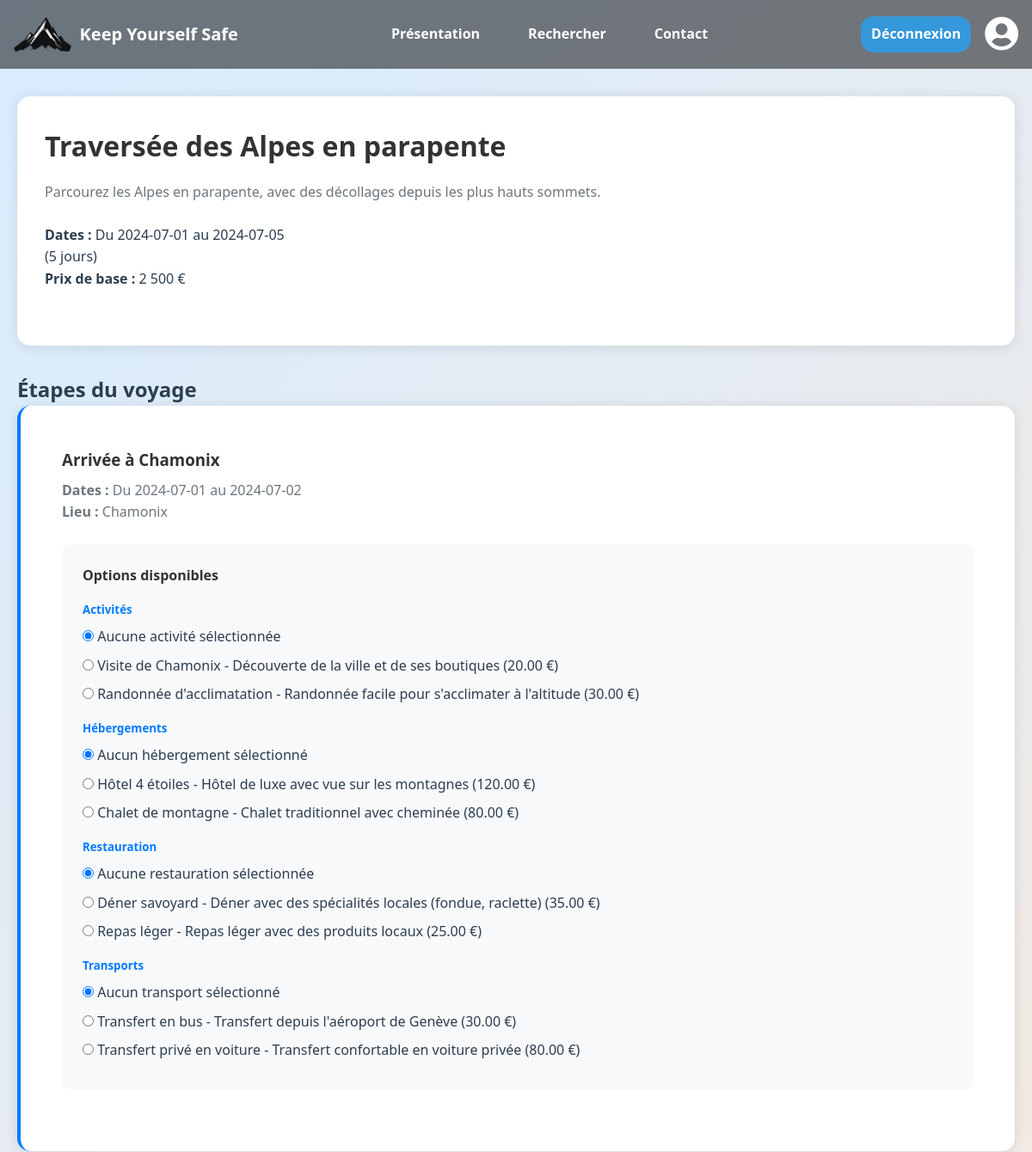
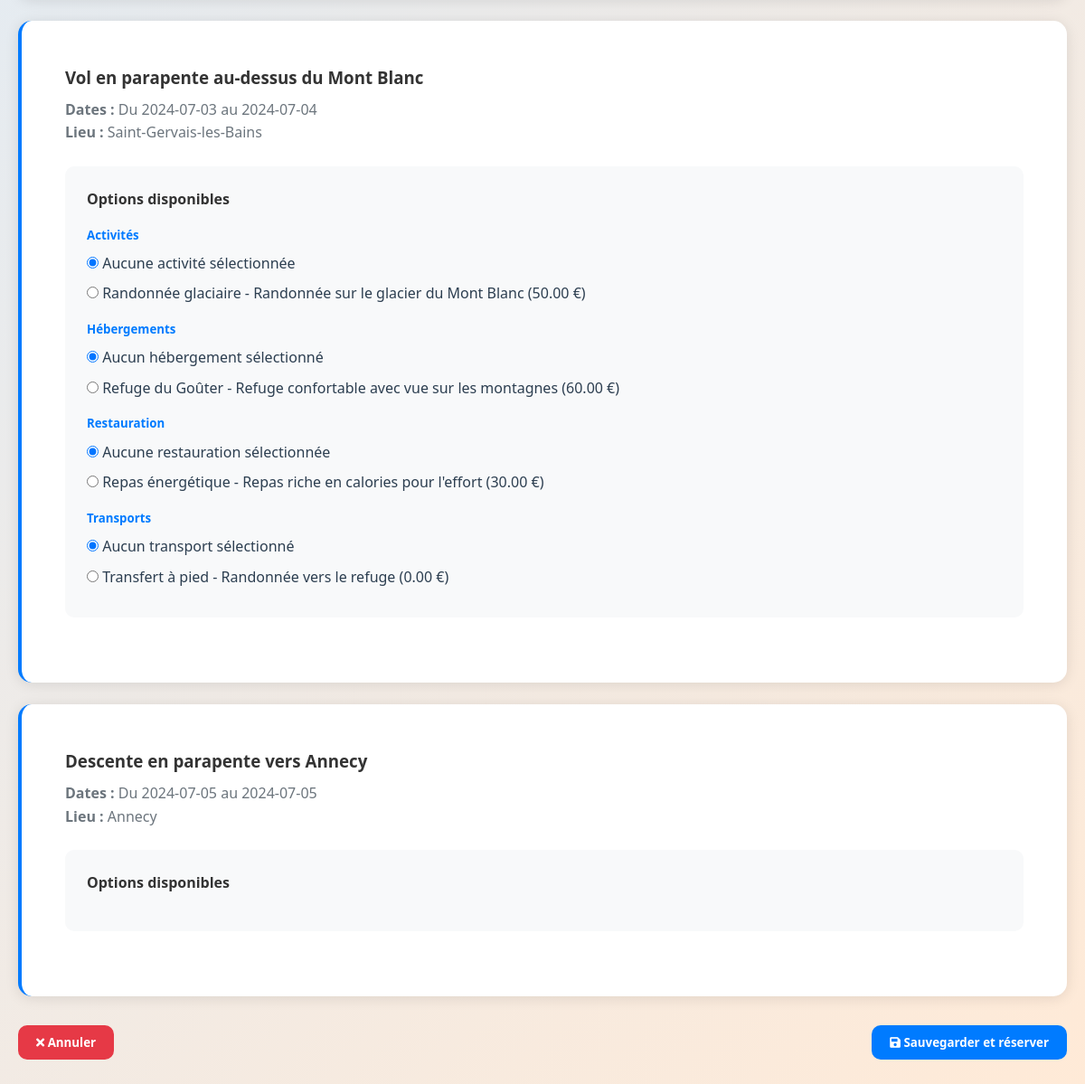
Page /details.php?id=2 (signed in) on the committed database (2 pictures, top to bottom).
### tables this page shows
CREATE TABLE `voyages` (
  `id_voyage` int(11) NOT NULL,
  `titre` varchar(255) NOT NULL,
  `description` text DEFAULT NULL,
  `note_moyenne` decimal(3,1) DEFAULT NULL,
  `nb_avis` int(11) DEFAULT NULL,
  `nb_etape` int(11) DEFAULT NULL,
  `contrat` tinyint(1) DEFAULT NULL,
  `date_debut` date DEFAULT NULL,
  `date_fin` date DEFAULT NULL,
  `duree` varchar(50) DEFAULT NULL,
  `prix_total` decimal(10,2) DEFAULT NULL,
  `statut` varchar(50) DEFAULT NULL,
  `personnes_max` int(11) DEFAULT NULL
);

CREATE TABLE `etapes` (
  `id_etape` int(11) NOT NULL,
  `id_voyage` int(11) DEFAULT NULL,
  `titre` varchar(255) DEFAULT NULL,
  `date_arrivee` date DEFAULT NULL,
  `date_depart` date DEFAULT NULL,
  `duree` varchar(50) DEFAULT NULL,
  `gps` varchar(50) DEFAULT NULL,
  `ville` varchar(100) DEFAULT NULL
);

CREATE TABLE `options_etape` (
  `id_option` int(11) NOT NULL,
  `id_etape` int(11) DEFAULT NULL,
  `type_option` enum('activite','hebergement','restauration','transport') DEFAULT NULL,
  `nom` varchar(255) DEFAULT NULL,
  `description` text DEFAULT NULL,
  `prix_par_personne` decimal(10,2) DEFAULT NULL,
  `nombre_personnes_max` int(11) DEFAULT NULL
);

### details.php (the view, shortened to what this page needs)
<?php
$db = Database::getInstance();
$pdo = $db->getConnection();
$voyageId = isset($_GET['id']) ? (int)$_GET['id'] : 0;
$stmt = $pdo->prepare("SELECT * FROM voyages WHERE id_voyage = ?");
$stmt->execute([$voyageId]);
$voyage = $stmt->fetch(PDO::FETCH_ASSOC);
$stmt = $pdo->prepare("SELECT * FROM etapes WHERE id_voyage = ?");
$stmt->execute([$voyageId]);
$etapes = $stmt->fetchAll(PDO::FETCH_ASSOC);
foreach ($etapes as &$etape) {
    $stmt = $pdo->prepare("SELECT * FROM options_etape WHERE id_etape = ?");
    $stmt->execute([$etape['id_etape']]);
    $options = $stmt->fetchAll(PDO::FETCH_ASSOC);
}
$voyage['etapes'] = $etapes;
$voyage['dates'] = [
    'debut' => $voyage['date_debut'],
    'fin'   => $voyage['date_fin'],
    'duree' => $voyage['duree']
];
?>
<!DOCTYPE html>
<html lang="fr">
<head>
    <link rel="stylesheet" type="text/css" href="style.css">
    <link rel="stylesheet" href="https://cdnjs.cloudflare.com/ajax/libs/font-awesome/5.15.4/css/all.min.css">
</head>
<body>
    <nav>
        <div class="nav-left">
            <a href="accueil.php" class="nav-brand">
                <img src="img/logo.png" alt="Logo">
                Keep Yourself Safe
            </a>
        </div>
        <ul class="nav-links">
            <li><a href="presentation.php">Présentation</a></li>
            <li><a href="recherche.php">Rechercher</a></li>
            <li><a href="mailto:contact@kys.fr">Contact</a></li>
        </ul>
        <div class="nav-right">
            <a href="scripts_php/logout.php" class="btn nav-btn">Déconnexion</a>
            <a href="profile.php" class="profile-icon">
                <i class="fas fa-user-circle"></i>
            </a>
        </div>
    </nav>
    <div class="voyage-details-container">
        <div class="voyage-header">
            <h1><?php echo htmlspecialchars($voyage['titre']); ?></h1>
            <p class="lead"><?php echo htmlspecialchars($voyage['description']); ?></p>
            <div class="row">
                <div class="col-md-4">
                    <p><strong>Dates :</strong> Du <?php echo htmlspecialchars($voyage['dates']['debut']); ?> au <?php echo htmlspecialchars($voyage['dates']['fin']); ?><br>
                    (<?php echo htmlspecialchars($voyage['dates']['duree']); ?>)</p>
                </div>
                <div class="col-md-4">
                    <p><strong>Prix de base :</strong> <?php echo number_format($voyage['prix_total'], 0, ',', ' '); ?> €</p>
                </div>
            </div>
        </div>
        <form method="post">
            <h2 class="mb-4">Étapes du voyage</h2>
            <?php foreach ($voyage['etapes'] as $etape): ?>
                <div class="etape-card">
                    <div class="card-body">
                        <h3 class="card-title"><?php echo htmlspecialchars($etape['titre']); ?></h3>
                        <p class="card-text">
                            <strong>Dates :</strong> Du <?php echo htmlspecialchars($etape['date_arrivee']); ?> au <?php echo htmlspecialchars($etape['date_depart']); ?><br>
                            <strong>Lieu :</strong> <?php echo htmlspecialchars($etape['ville']); ?>
                        </p>
                        <?php if (!empty($etape['options'])): ?>
                            <div class="option-section">
                                <h4>Options disponibles</h4>
                                <?php if (!empty($etape['options']['activites'])): ?>
                                    <div class="mb-3">
                                        <h5>Activités</h5>
                                        <div class="form-check">
                                            <input class="form-check-input" type="radio" name="activite_<?php echo $etape['id_etape']; ?>" id="activite_<?php echo $etape['id_etape']; ?>_none" value="" checked>
                                            <label class="form-check-label" for="activite_<?php echo $etape['id_etape']; ?>_none">
                                                Aucune activité sélectionnée
                                            </label>
                                        </div>
                                        <?php foreach ($etape['options']['activites'] as $activite): ?>
                                            <div class="form-check">
                                                <input class="form-check-input" type="radio" name="activite_<?php echo $etape['id_etape']; ?>" id="activite_<?php echo $etape['id_etape']; ?>_<?php echo $activite['id_option']; ?>" value="<?php echo $activite['id_option']; ?>">
                                                <label class="form-check-label" for="activite_<?php echo $etape['id_etape']; ?>_<?php echo $activite['id_option']; ?>">
                                                    <?php echo htmlspecialchars($activite['nom']); ?> - <?php echo htmlspecialchars($activite['description']); ?> (<?php echo $activite['prix_par_personne']; ?> €)
                                                </label>
                                            </div>
                                        <?php endforeach; ?>
                                    </div>
                                <?php endif; ?>
                                <?php if (!empty($etape['options']['hebergements'])): ?>
                                    <div class="mb-3">
                                        <h5>Hébergements</h5>
                                        <div class="form-check">
                                            <input class="form-check-input" type="radio" name="hebergement_<?php echo $etape['id_etape']; ?>" id="hebergement_<?php echo $etape['id_etape']; ?>_none" value="" checked>
                                            <label class="form-check-label" for="hebergement_<?php echo $etape['id_etape']; ?>_none">
                                                Aucun hébergement sélectionné
                                            </label>
                                        </div>
                                        <?php foreach ($etape['options']['hebergements'] as $heb): ?>
                                            <div class="form-check">
                                                <input class="form-check-input" type="radio" name="hebergement_<?php echo $etape['id_etape']; ?>" id="hebergement_<?php echo $etape['id_etape']; ?>_<?php echo $heb['id_option']; ?>" value="<?php echo $heb['id_option']; ?>">
                                                <label class="form-check-label" for="hebergement_<?php echo $etape['id_etape']; ?>_<?php echo $heb['id_option']; ?>">
                                                    <?php echo htmlspecialchars($heb['nom']); ?> - <?php echo htmlspecialchars($heb['description']); ?> (<?php echo $heb['prix_par_personne']; ?> €)
                                                </label>
                                            </div>
                                        <?php endforeach; ?>
                                    </div>
                                <?php endif; ?>
                                <?php if (!empty($etape['options']['restaurations'])): ?>
                                    <div class="mb-3">
                                        <h5>Restauration</h5>
                                        <div class="form-check">
                                            <input class="form-check-input" type="radio" name="restauration_<?php echo $etape['id_etape']; ?>" id="restauration_<?php echo $etape['id_etape']; ?>_none" value="" checked>
                                            <label class="form-check-label" for="restauration_<?php echo $etape['id_etape']; ?>_none">
                                                Aucune restauration sélectionnée
                                            </label>
                                        </div>
                                        <?php foreach ($etape['options']['restaurations'] as $rest): ?>
                                            <div class="form-check">
                                                <input class="form-check-input" type="radio" name="restauration_<?php echo $etape['id_etape']; ?>" id="restauration_<?php echo $etape['id_etape']; ?>_<?php echo $rest['id_option']; ?>" value="<?php echo $rest['id_option']; ?>">
                                                <label class="form-check-label" for="restauration_<?php echo $etape['id_etape']; ?>_<?php echo $rest['id_option']; ?>">
                                                    <?php echo htmlspecialchars($rest['nom']); ?> - <?php echo htmlspecialchars($rest['description']); ?> (<?php echo $rest['prix_par_personne']; ?> €)
                                                </label>
                                            </div>
                                        <?php endforeach; ?>
                                    </div>
                                <?php endif; ?>
                                <?php if (!empty($etape['options']['transports'])): ?>
                                    <div class="mb-3">
                                        <h5>Transports</h5>
                                        <div class="form-check">
                                            <input class="form-check-input" type="radio" name="transport_<?php echo $etape['id_etape']; ?>" id="transport_<?php echo $etape['id_etape']; ?>_none" value="" checked>
                                            <label class="form-check-label" for="transport_<?php echo $etape['id_etape']; ?>_none">
                                                Aucun transport sélectionné
                                            </label>
                                        </div>
                                        <?php foreach ($etape['options']['transports'] as $trans): ?>
                                            <div class="form-check">
                                                <input class="form-check-input" type="radio" name="transport_<?php echo $etape['id_etape']; ?>" id="transport_<?php echo $etape['id_etape']; ?>_<?php echo $trans['id_option']; ?>" value="<?php echo $trans['id_option']; ?>">
                                                <label class="form-check-label" for="transport_<?php echo $etape['id_etape']; ?>_<?php echo $trans['id_option']; ?>">
                                                    <?php echo htmlspecialchars($trans['nom']); ?> - <?php echo htmlspecialchars($trans['description']); ?> (<?php echo $trans['prix_par_personne']; ?> €)
                                                </label>
                                            </div>
                                        <?php endforeach; ?>
                                    </div>
                                <?php endif; ?>
                            </div>
                        <?php else: ?>
                            <div class="voyage-alert">
                                <i class="fas fa-info-circle"></i> Aucune option disponible pour cette étape.
                            </div>
                        <?php endif; ?>
                    </div>
                </div>
            <?php endforeach; ?>
            <div class="actions-container">
                <div>
                    <button type="submit" name="cancel" class="btn-action btn-cancel">
                        <i class="fas fa-times"></i> Annuler
                    </button>
                </div>
                <div>
                    <button type="submit" name="save" class="btn-action btn-save">
                        <i class="fas fa-save"></i> Sauvegarder et réserver
                    </button>
                </div>
            </div>
        </form>
    </div>
</body>
</html>

### style.css (style rules this page uses)
:root { --white: #ffffff; --white-blueish: #d7ecff; --beige: #ffead7; --light-blue: #3498db; --blue: #007bff; --light-gray: #6c757d; --text-color: #333; --dark-bg: #343a40; --text-dark: #2c3e50; --green: #28a745; --yellow: #ffd700; --orange: #FFA500; --red: #E63946; --bred: #B22222; --transition: all 0.3s ease; --shadow: 0 2px 15px rgba(0, 0, 0, 0.1); }
* { margin: 0; padding: 0; box-sizing: border-box; font-family: 'Segoe UI', sans-serif; }
body { background: linear-gradient(135deg, var(--white-blueish) 0%, var(--beige) 100%); min-height: 100vh; color: var(--text-dark); line-height: 1.6; }
nav { background: rgba(0, 0, 0, 0.5); height: 80px; padding: 16px; display: flex; justify-content: space-between; align-items: center; position: sticky; top: 0; z-index: 1000; }
.nav-left { display: flex; align-items: center; }
.nav-brand { display: flex; align-items: center; text-decoration: none; color: white; font-weight: bold; font-size: 20px; }
.nav-brand img { height: 40px; margin-right: 10px; }
.nav-links { list-style: none; display: flex; justify-content: center; gap: 32px; }
.nav-links li a { text-decoration: none; color: white; font-weight: bold; padding: 8px 12px; transition: 0.3s; }
.nav-right { display: flex; align-items: center; gap: 16px; }
.nav-right i { font-size: 40px; color: var(--white); }
.btn { text-decoration: none; text-align: center; white-space: nowrap; display: inline-block; font-weight: bold; color: white; transition: var(--transition); }
.nav-btn { background: var(--light-blue); padding: 8px 12px; border-radius: 15px; }
button { background-color: var(--light-blue); padding: 10px; border: none; border-radius: 5px; width: 100%; }
.card-body { padding: 1.5rem; }
.card-title { color: var(--text-color); margin-bottom: 0.5rem; }
.card-text { color: var(--light-gray); margin-bottom: 1rem; }
.voyage-details-container { max-width: 1200px; margin: 2rem auto; padding: 0 20px; }
.voyage-header { background: white; padding: 2rem; margin-bottom: 2rem; border-radius: 15px; box-shadow: var(--shadow); }
.voyage-header h1 { color: var(--text-color); margin-bottom: 1rem; }
.voyage-header .lead { color: var(--light-gray); margin-bottom: 1.5rem; }
.etape-card { background: white; border-radius: 15px; padding: 1.5rem; margin-bottom: 1.5rem; box-shadow: var(--shadow); border-left: 4px solid var(--blue); transition: var(--transition); }
.option-section { background: #f8f9fa; padding: 1.5rem; border-radius: 10px; margin: 1.5rem 0; }
.option-section h4 { color: var(--text-color); margin-bottom: 1rem; }
.option-section h5 { color: var(--blue); margin: 1rem 0 0.5rem; }
.form-check { margin-bottom: 0.5rem; }
.form-check-label { cursor: pointer; }
.actions-container { display: flex; justify-content: space-between; margin-top: 2rem; }
.btn-action { padding: 10px 20px; border-radius: 10px; font-weight: bold; transition: var(--transition); }
.btn-save { background: var(--blue); color: white; }
.btn-cancel { background: var(--red); color: white; }

### rows in the picture
voyages: titre "Traversée des Alpes en parapente", description "Parcourez les Alpes en parapente, avec des décollages depuis les plus hauts sommets.", date_debut "2024-07-01", date_fin "2024-07-05", duree "5 jours", prix_total "2 500"
etapes: titre "Arrivée à Chamonix", date_arrivee "2024-07-01", date_depart "2024-07-02", ville "Chamonix"
options_etape: nom "Visite de Chamonix", description "Découverte de la ville et de ses boutiques", prix_par_personne "20.00"
options_etape: nom "Randonnée d'acclimatation", description "Randonnée facile pour s'acclimater à l'altitude", prix_par_personne "30.00"
options_etape: nom "Hôtel 4 étoiles", description "Hôtel de luxe avec vue sur les montagnes", prix_par_personne "120.00"
options_etape: nom "Chalet de montagne", description "Chalet traditionnel avec cheminée", prix_par_personne "80.00"
options_etape: nom "Déner savoyard", description "Déner avec des spécialités locales (fondue, raclette)", prix_par_personne "35.00"
options_etape: nom "Repas léger", description "Repas léger avec des produits locaux", prix_par_personne "25.00"
options_etape: nom "Transfert en bus", description "Transfert depuis l'aéroport de Genève", prix_par_personne "30.00"
options_etape: nom "Transfert privé en voiture", description "Transfert confortable en voiture privée", prix_par_personne "80.00"
etapes: titre "Vol en parapente au-dessus du Mont Blanc", date_arrivee "2024-07-03", date_depart "2024-07-04", ville "Saint-Gervais-les-Bains"
options_etape: nom "Randonnée glaciaire", description "Randonnée sur le glacier du Mont Blanc", prix_par_personne "50.00"
options_etape: nom "Refuge du Goûter", description "Refuge confortable avec vue sur les montagnes", prix_par_personne "60.00"
options_etape: nom "Repas énergétique", description "Repas riche en calories pour l'effort", prix_par_personne "30.00"
options_etape: nom "Transfert à pied", description "Randonnée vers le refuge", prix_par_personne "0.00"
etapes: titre "Descente en parapente vers Annecy", date_arrivee "2024-07-05", date_depart "2024-07-05", ville "Annecy"
